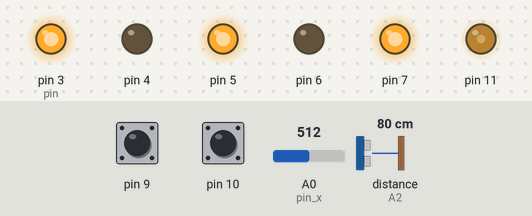
This sketch was run on a simulated Arduino Uno, built with avr-gcc and run on an emulated ATmega328P. Shown: output pins drawn as LEDs (lit = HIGH). Wiring (inferred from the names in the program): ultrasonic range finder: trigger pin 8; echo A2. Dashed ring = blinking. The test bench sets the inputs (shaded band); at power-on: A0 (pin_x) = 512, pin 9 HIGH, pin 10 HIGH, distance to the obstacle (sensor on A2) 80 cm. The echo pulse lasts 58.3 µs per cm; pins used as bus, display or sensor lines are not drawn.

Above: at 1.2 s.
1.3 s: A0 (pin_x) set to 440
At 2.9 s:
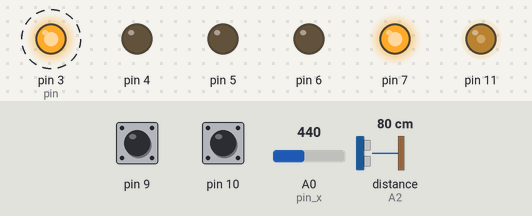
4.8 s: pin 9 pulled LOW for 0.9 s
At 6.7 s:
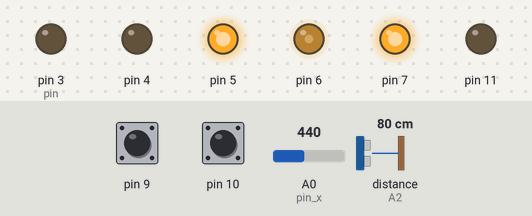
8.3 s: pin 10 pulled LOW for 3.2 s
At 10.0 s:
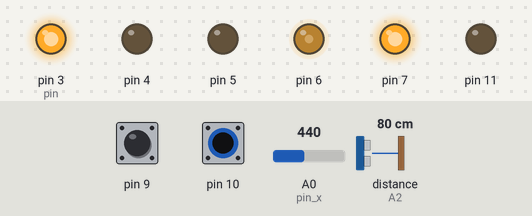
13.0 s: A0 (pin_x) set to 460
18.3 s: A0 (pin_x) set to 306
Timing chart, 0 to 24.2 s (numbered marks = the images above; inputs shaded):
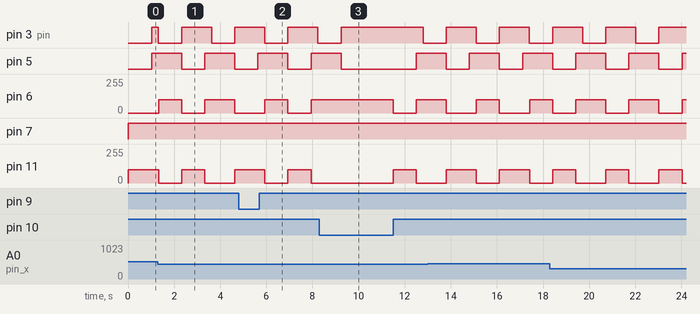

Measured:
- by itself, pin 3 (pin), pin 5: alternates HIGH for 1.3 s and LOW for 1.0 s
- by itself, pin 6: alternates 100/255 for 1.3 s and 0/255 for 1.0 s
- by itself, pin 11: alternates 100/255 for 1.0 s and 0/255 for 1.3 s

The sketch:

main.ino
```cpp
// (licence header left out)
#include "low_power.h"
#include "ams.h"

struct led_t led_r = {
    .pin = 3,
    .ops = {
        .setup = led_setup,
        .on = led_on,
        .off = led_off,
        .blink = led_blink
    }
};

struct led_t led_y = {
    .pin = 4,
    .ops = {
        .setup = led_setup,
        .on = led_on,
        .off = led_off,
        .blink = led_blink
    }
};

struct led_t led_g = {
    .pin = 5,
    .ops = {
        .setup = led_setup,
        .on = led_on,
        .off = led_off,
        .blink = led_blink
    }
};

struct buzzer_t buzz = {
    .pin = 7,
    .ops = {
        .setup = buzzer_setup,
        .on = buzzer_on,
        .off = buzzer_off
    }
};

struct motor_t mot = {
    .pmot = 6,
    .nmot = 11,
    .ops = {
        .setup = NULL,
        .mov = motor_mov
    }
};

struct ultrasonic_t uso = {
    .trig = 8,
    .echo = A2,
    .atime = 0,
    .hp = 100.0,
    .ops = {
        .setup = ultrasonic_setup,
        .get_dist = get_dist,
        .update_hp = update_hp,
        .__motor = __motor
    }
};

struct switch_t aut = {
    .pin = 9,
    .ops = {
        .setup = switch_setup,
        .is_push = is_push
    }
};

struct switch_t power = {
    .pin = 10,
    .ops = {
        .setup = switch_setup,
        .is_push = is_push
    }
};

struct joystick_t joy = {
    .pin_x = A0,
    .pin_y = A1,
    .sw = 2,
    .ops = {
        .setup = joystick_setup
    }
};

bool dev_power = false;
bool aut_mode = true;

void setup() {
    led_r.ops.setup(led_r.pin);
    led_y.ops.setup(led_y.pin);
    led_g.ops.setup(led_g.pin);
    buzz.ops.setup(buzz.pin);
    uso.ops.setup(uso.trig, uso.echo);
    aut.ops.setup(aut.pin);
    power.ops.setup(power.pin);
    joy.ops.setup(joy.pin_x, joy.pin_y, joy.sw);
    uso.ops.update_hp(uso, mot, buzz);
}


void loop() {
    if (power.ops.is_push(power.pin))
        dev_power = !dev_power;

    if (dev_power == false) {
        mot.ops.mov(mot.pmot, mot.nmot, MOT_UP, buzz);
        delay(1000);
        led_g.ops.off(led_g.pin);
        led_r.ops.on(led_r.pin);
    }

    while (!dev_power)
        if (power.ops.is_push(power.pin))
            dev_power = !dev_power;

     if (dev_power == true) {
        mot.ops.mov(mot.pmot, mot.nmot, MOT_DOWN, buzz);
        delay(1000);
        led_r.ops.off(led_r.pin);
        led_g.ops.on(led_g.pin);
    }

    if (aut.ops.is_push(aut.pin))
        aut_mode = !aut_mode;

    if (aut_mode == false) {
        while (aut_mode == false) {
            if (analogRead(A0) >= 0 && analogRead(A0) <= 450)
                mot.ops.mov(mot.pmot, mot.nmot, MOT_UP, buzz);
            else if (analogRead(A0) >= 570 && analogRead(A0) <= 1023)
                mot.ops.mov(mot.pmot, mot.nmot, MOT_DOWN, buzz);

            if (aut.ops.is_push(aut.pin))
                aut_mode = !aut_mode;
        }
    }

    led_r.ops.blink(led_r.pin, 300);
    uso.ops.__motor(uso, uso.ops.get_dist(uso.trig, uso.echo), mot, buzz);
    led_r.ops.off(led_r.pin);

    if (uso.atime >= 100) {
        LowPower.powerDown(SLEEP_8S, ADC_OFF, BOD_OFF);
    }
}
```
